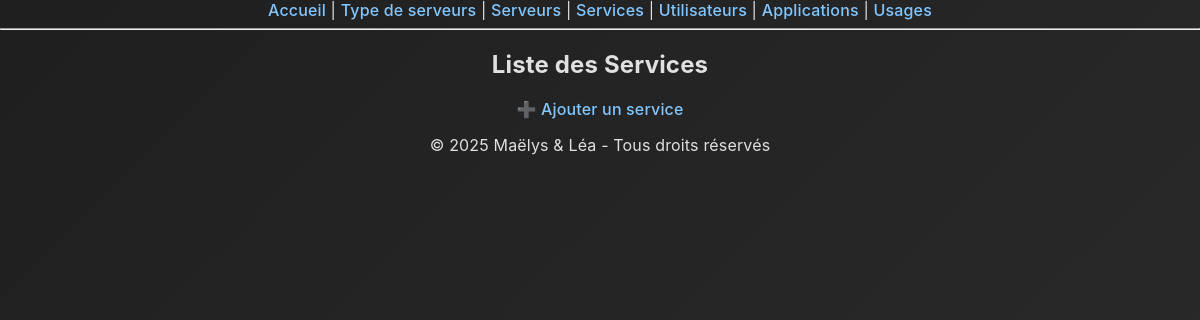
/services/, run on an earlier commit of the app's database.
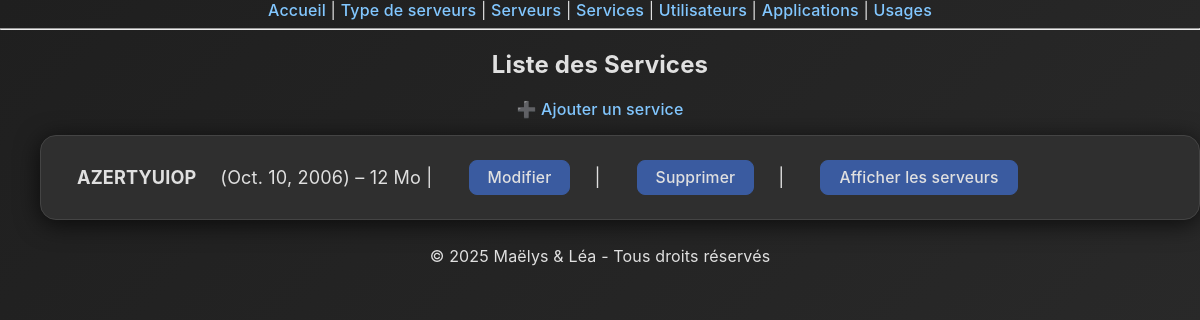
And on a later commit of the database.
### monapp/models.py (models this page shows, shortened)
class Services(models.Model):
    nom_services = models.CharField(max_length=100)
    date_lancement = models.DateField()
    espace_memoire_utilise = models.IntegerField(help_text="en Mo")
    memoire_vive_necessaire = models.IntegerField(help_text="en Mo")
    serveur_lancement = models.ForeignKey(Serveurs, on_delete=models.CASCADE)

### monapp/views.py (the view)
# urls.py: path('services/', views.services_list, name='services_list'),
def services_list(request):
    services = Services.objects.all()
    return render(request, 'monapp/services_list.html', {'services': services})

### monapp/templates/monapp/services_list.html
{% extends 'monapp/base.html' %}
{% block content %}
<h2>Liste des Services</h2>
<a href="{% url 'services_create' %}">➕ Ajouter un service</a>
<ul>
    {% for service in services %}
        <li>
            <strong>{{ service.nom_services }}</strong> ({{ service.date_lancement }}) – {{ service.espace_memoire_utilise }} Mo
            | <a href="{% url 'services_update' service.pk %}">Modifier</a>
            | <a href="{% url 'services_delete' service.pk %}" onclick="return confirm('Es-tu sûr de vouloir supprimer ce service ?')">Supprimer</a>
            | <a href="{% url 'services_affiche' %}">Afficher les serveurs</a>
        </li>
    {% endfor %}
</ul>
<footer>
  <p>© 2025 Maëlys & Léa - Tous droits réservés</p>
</footer>
{% endblock %}

What changed in the data, as far as the page shows it:
added Services: nom_services "AZERTYUIOP", date_lancement "Oct. 10, 2006", espace_memoire_utilise "12"
